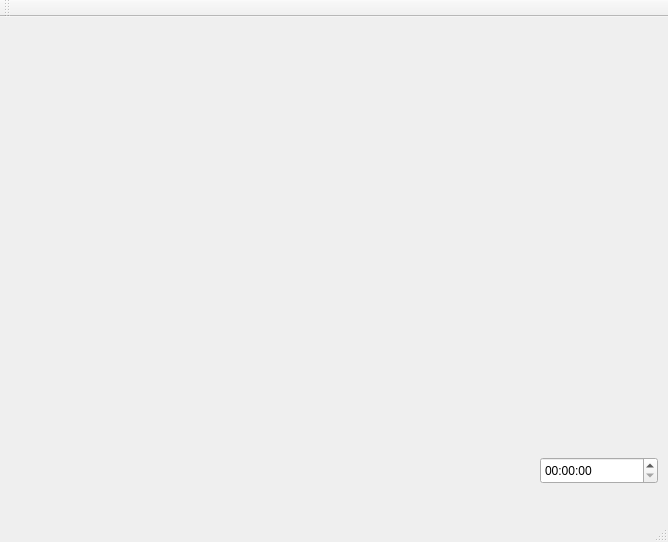
<?xml version="1.0" encoding="UTF-8"?>
<ui version="4.0">
 <class>MainWindow</class>
 <widget class="QMainWindow" name="MainWindow">
  <property name="geometry">
   <rect>
    <x>0</x>
    <y>0</y>
    <width>668</width>
    <height>542</height>
   </rect>
  </property>
  <property name="windowTitle">
   <string>MainWindow</string>
  </property>
  <widget class="QWidget" name="centralWidget">
   <widget class="QCustomPlot" name="widget" native="true">
    <property name="geometry">
     <rect>
      <x>220</x>
      <y>160</y>
      <width>120</width>
      <height>80</height>
     </rect>
    </property>
   </widget>
   <widget class="QTimeEdit" name="timeEdit">
    <property name="geometry">
     <rect>
      <x>540</x>
      <y>440</y>
      <width>118</width>
      <height>27</height>
     </rect>
    </property>
   </widget>
  </widget>
  <widget class="QMenuBar" name="menuBar">
   <property name="geometry">
    <rect>
     <x>0</x>
     <y>0</y>
     <width>668</width>
     <height>31</height>
    </rect>
   </property>
  </widget>
  <widget class="QToolBar" name="mainToolBar">
   <attribute name="toolBarArea">
    <enum>TopToolBarArea</enum>
   </attribute>
   <attribute name="toolBarBreak">
    <bool>false</bool>
   </attribute>
  </widget>
  <widget class="QStatusBar" name="statusBar"/>
 </widget>
 <layoutdefault spacing="6" margin="11"/>
 <customwidgets>
  <customwidget>
   <class>QCustomPlot</class>
   <extends>QWidget</extends>
   <header location="global">qcustomplot.h</header>
   <container>1</container>
  </customwidget>
 </customwidgets>
 <resources/>
 <connections/>
</ui>
